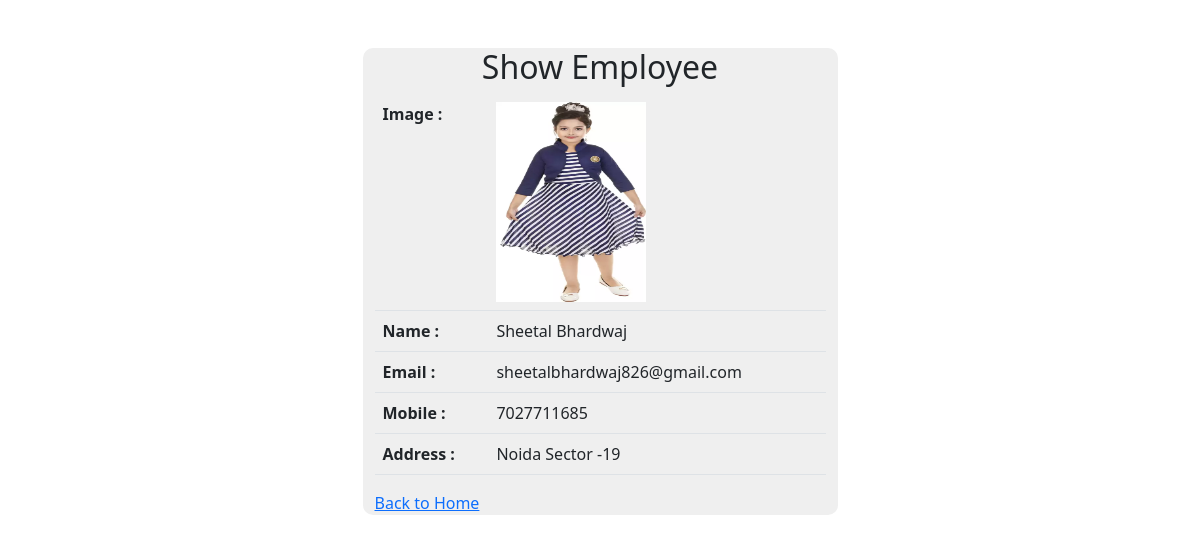
Screenshot of /showview/1/ with the database file from the repository.
### crud/models.py (models this page shows)
class Employee(models.Model):
    name = models.CharField(max_length=100,blank=True,null=True)
    image = models.ImageField(upload_to='image/')
    email = models.EmailField(max_length=150,blank=True,null=True)
    mobile = models.CharField(max_length=15,blank=True,null=True)
    address = models.TextField(max_length=150,blank=True,null=True)
    created_date = models.DateTimeField(auto_now=True,blank=True,null=True)
    updated_date = models.DateTimeField(auto_now_add=True,blank=True,null=True )

### crud/views.py (the view)
# urls.py: path("showview/<int:eid>/", employee_show, name="show"),
def employee_show(request,eid):
    emp = Employee.objects.get(id=eid)
    print(emp,"<---Get Employee View")
    print(emp.name,emp.email)
    d={'emp':emp}
    return render(request,'showview.html',context=d)

### crud/templates/showview.html (shortened to what this page needs)
<!DOCTYPE html>
<html lang="en">
<head>
    <link href="https://cdn.jsdelivr.net/npm/bootstrap@5.2.0-beta1/dist/css/bootstrap.min.css" rel="stylesheet">
</head>
<body>
    <div class="container">
        <div class="row">
            <div class="col-sm-5 mx-auto mx-auto  mt-5" style="border: 1px; border-radius: 10px; background-color: #1111;">
                <h2 class="text-center">Show Employee</h2>
                <table class="table mx-auto">
                    <tr>
                        <th>Image :</th>
                        <td><img src="/media/{{emp.image}}/" height="200px" width="150px" alt="love" class="rounded-squire"></td>
                    </tr>
                    <tr>
                        <th>Name :</th>
                        <td>{{emp.name}}</td>
                    </tr>
                    <tr>
                        <th>Email :</th>
                        <td>{{emp.email}}</td>
                    </tr>
                    <tr>
                        <th>Mobile :</th>
                        <td>{{emp.mobile}}</td>
                    </tr>
                    <tr>
                        <th>Address :</th>
                        <td>{{emp.address}}</td>
                    </tr>
                </table>
                <a href="/">Back to Home</a>
            </div>
        </div>
    </div>
</body>
</html>

### rows the page displays
Employee: image (picture), name "Sheetal Bhardwaj", email "sheetalbhardwaj826@gmail.com", mobile "7027711685", address "Noida Sector -19"
